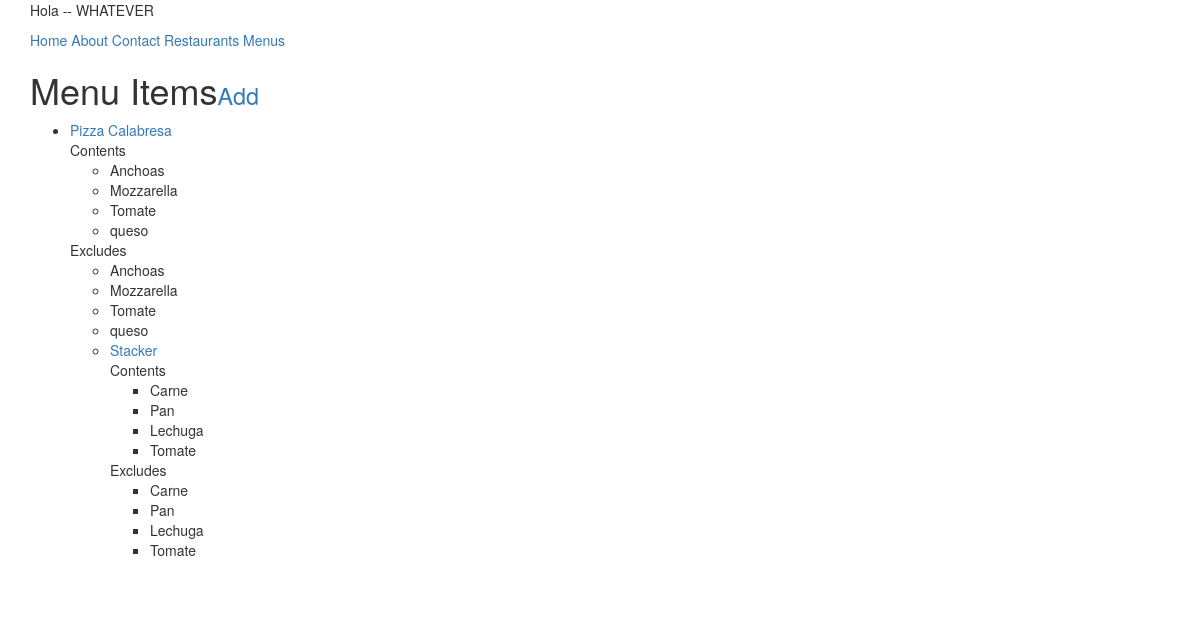
The app's page /items/ (signed in) with its own data.
### menus/models.py (models this page shows, shortened)
class Item(models.Model):
	user = models.ForeignKey(settings.AUTH_USER_MODEL)
	restaurant = models.ForeignKey(RestaurantLocation)
	name = models.CharField(max_length=120)
	contents = models.TextField(help_text='Separate each item by comma')
	excludes = models.TextField(blank=True, null=True, help_text='Separate each item by comma')
	public = models.BooleanField(default=True)
	timestamp = models.DateTimeField(auto_now_add=True)
	updated = models.DateTimeField(auto_now=True)
	def get_absolute_url(self):
		return reverse('menus:detail', kwargs={'pk':self.pk})
	class Meta:
		ordering = ['-updated','-timestamp']
	def get_contents(self):
		return self.contents.split(",")
	def get_excludes(self):
		return self.contents.split(",")

### menus/views.py (the view)
class ItemListView(ListView):
	def get_queryset(self):
		return Item.objects.filter(user=self.request.user)

### menus/templates/menus/item_list.html (shortened to what this page needs)
{% extends 'base.html' %}
{% block content %}
<h1>Menu Items<small><a href='{% url "menus:create" %}'>Add</a></small></h1>
<ul>
{% for obj in object_list %}
	<li><a href='{{ obj.get_absolute_url }}'> {{ obj.name }} </a></br>
	{% if obj.contents %}
	Contents
	<ul>
		{% for item in obj.get_contents %}
		<li>{{ item }}</li>
		{% endfor %}
	</ul>
	{% endif %}
	{% if obj.excludes %}
	Excludes
	<ul>
		{% for item in obj.get_excludes %}
		<li>{{ item }}</li>
		{% endfor %}
	</li>
	{% endif %}
{% endfor %}
</ul>
{% endblock %}

### records on screen
Item: name "Pizza Calabresa", get_contents "Anchoas" "Mozzarella" "Tomate" "queso", get_excludes "Anchoas" "Mozzarella" "Tomate" "queso"
Item: name "Stacker", get_contents "Carne" "Pan" "Lechuga" "Tomate", get_excludes "Carne" "Pan" "Lechuga" "Tomate"
